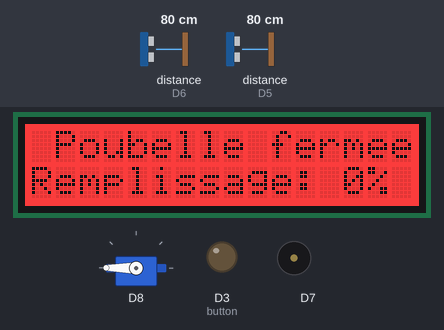
Bench run of a sketch on a simulated ESP8266 (NodeMCU). Parts: servo, 16×2 character LCD, output pins drawn as LEDs (lit = HIGH), buzzer (waves = sounding). The test bench sets the inputs (shaded band); at power-on: distance to the obstacle (sensors on D6, D5) 80 cm. What the sketch prints to the serial monitor is not drawn.

Above: at 1.2 s.
1.3 s: distance to the obstacle (sensor on D6) set to 11 cm
2.8 s: distance to the obstacle (sensor on D6) set to 8 cm
At 4.2 s:
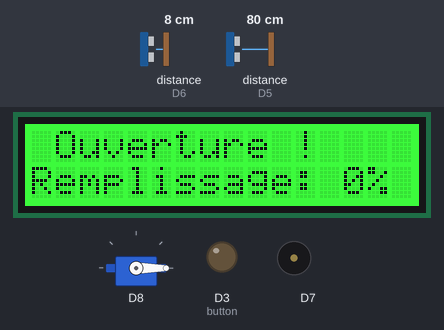
4.7 s: distance to the obstacle (sensor on D6) set to 18 cm
At 5.8 s:
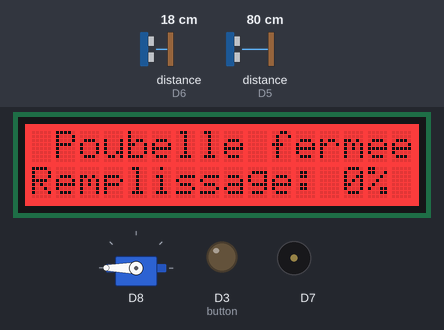
6.2 s: distance to the obstacle (sensor on D5) set to 2 cm
At 6.6 s:
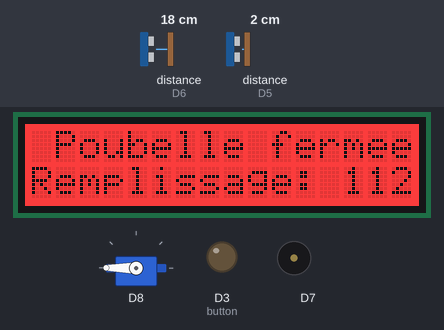
7.7 s: distance to the obstacle (sensor on D5) set to 9 cm
At 8.6 s:
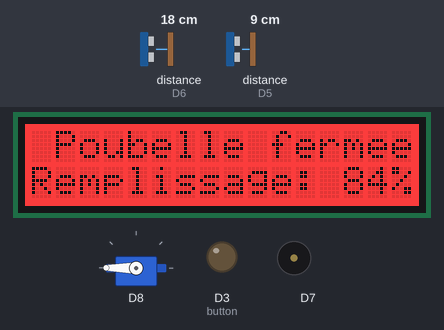
9.2 s: distance to the obstacle (sensor on D5) set to 17 cm
At 9.9 s:
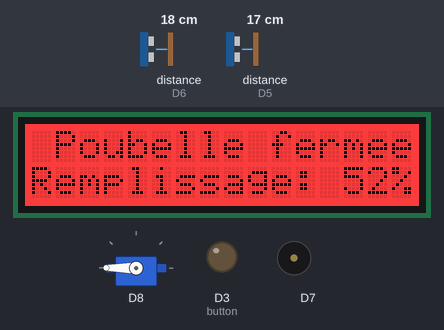
10.7 s: distance to the obstacle (sensor on D5) set to 21 cm
At 11.8 s:
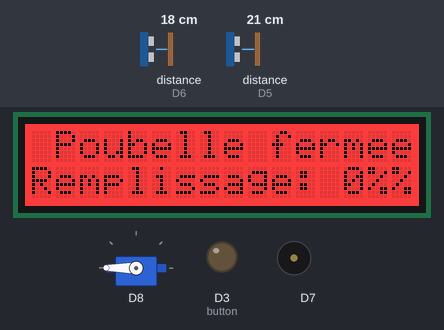
Timing chart, 0 to 13.2 s (numbered marks = the images above; inputs shaded):
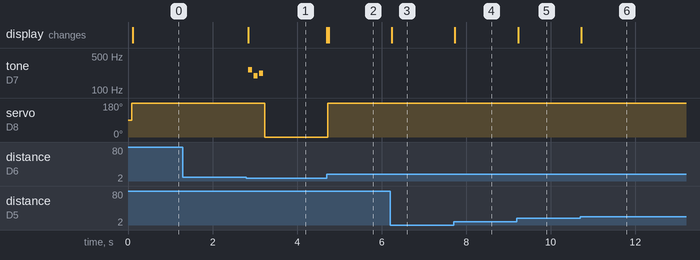

The sketch:

Code_poubelle.ino
```cpp
#include <Servo.h>
#include <Ultrasonic.h>
#include "pitches.h"
#include <Wire.h>
#include "rgb_lcd.h"
/////////////////////////////////////////////////////////////////////////////

#define PLEIN_POUBELLE  5
#define ERREUR_POUBELLE_PLEINE 7

////////////////////////////////////////////////////////////////////////////


/////////////////////////// DEBUT DEFINTION CLASSES ////////////////

class UltrasonicSensor {
  private:
    Ultrasonic ultrasonic;
    int distance;           // Variable pour stocker la distance
    Ultrasonic *pointer;

  public:
    UltrasonicSensor* operator->() {
        return this; //redéfintion de l'opérateur d'accès aux éléments de la classe UltrasonicSensor
    }

    UltrasonicSensor(int trigPin) : ultrasonic(trigPin) {} // Constructeur pour initialiser le capteur

    int getDistance() { // Méthode pour lire la distance en cm
      distance = ultrasonic.read();  // Lire la distance en centimètres
      return distance;
    }
};


class BinUltrasonicSensor : public UltrasonicSensor { // Classe dérivée pour le capteur ultrason de la poubelle
  public:
    BinUltrasonicSensor(int trig) : UltrasonicSensor(trig) {}
    long dist = getDistance();
};


class ServoControl { // Classe pour la gestion du servo moteur
  private:
    Servo myServo;
    int pin;

  public:
    ServoControl(int pin) : pin(pin) {
      myServo.attach(pin);
    }

    void open() {
      myServo.write(0);  // Ouvre à 90°
    }

    void close() {
      myServo.write(180);  // Ferme à 0°
    }
};


class Melody {
  private:
    int pin; // Pin auquel le buzzer est connecté
    int melody[3] = {NOTE_C4, NOTE_G3, NOTE_A3};
    int noteDurations[3] = {10, 10, 10};

  public:

    Melody(int pin) {  // Constructeur pour initialiser le buzzer à un pin spécifique
      this->pin = pin;
      pinMode(pin, OUTPUT);  // Définir le pin comme une sortie
    }
    void playMelody() {

      for (int thisNote = 0; thisNote < 3; thisNote++) {
        int noteDuration = 1000 / noteDurations[thisNote]; // Calculer la durée de chaque note (en ms)
        tone(pin, melody[thisNote], noteDuration); // Jouer la note
        int pauseBetweenNotes = noteDuration * 1.30; // Pause entre les notes, avec un peu de délai pour éviter que les notes se chevauchent
        delay(pauseBetweenNotes);
        noTone(pin);// Arrêter le son de la note

    }
  }
};


class Button {
private:
    int pin;
    int buttonState;
    int lastButtonState;
    unsigned long lastDebounceTime;
    unsigned long debounceDelay;
public:
    Button(int pin) : pin(pin), buttonState(0), lastButtonState(0), lastDebounceTime(0), debounceDelay(50) {
        pinMode(pin, HIGH);
    }

    bool isPressed() {
        unsigned long currentTime = millis();
        buttonState = digitalRead(pin);
        if (buttonState == LOW && lastButtonState == HIGH && (currentTime - lastDebounceTime) > debounceDelay) {
            lastDebounceTime = currentTime;
            lastButtonState = buttonState;
            return true;
        }
        lastButtonState = buttonState;
        return false;
    }
};

//////////////////////////////// FIN DEFINITON CLASSES /////////////


/////////////////////////////////////////// DECLARATION OBJETS ET PINs /////////////////
Button button(D3); //Bouton pour le changement de couleur
UltrasonicSensor Sensor(D6); // Capteur de mouvement
BinUltrasonicSensor binSensor(D5); // Capteur ultrason pour l'intétieur de la poubelle
ServoControl servo(D8); // Servo sur le pin 9
Melody melodyPlayer(D7);
//////////////////////////////////////////// FIN DECLARATION OBJETS ET PINs


//////////////////////////////////// DECLARATION VARIABLES POUR COULEURS LCD/////////////////////

// déclarations pour la gestion des couleurs LCD
rgb_lcd lcd;
int colors[6][3] = { // tableau qui contient les couleurs
  {255, 0, 0},    // Rouge
  {0, 255, 0},    // Vert
  {0, 0, 255},    // Bleu
  {255,255,0},    // ...
  {0,255,255},
  {255,0,255},
};

int currentColorIndex_ouverture = 0;
int currentColorIndex_plein = 0;
int currentColorIndex_fermeture = 0;

int colorR ;
int colorG ;
int colorB ;


int color1; // pour ouverture
int color2;
int color3;

int color4; // pour plein
int color5;
int color6;

int color7; // pour fermeture
int color8;
int color9;

int color_ouverture_changed = false;
int color_fermeture_changed = false;
int color_plein_changed = false;


int distance;
int distance_plein;
//////////////////////////////////// FIN DÉCLARATION VARIABLES POUR COULEURS LCD /////////////////////


void setup() {
  Serial.begin(9600);
  lcd.begin(16, 2);
  //lcd.setRGB(colorR, colorG, colorB);
}


void loop() {

  lcd.setCursor(0, 0);
  distance = Sensor.operator->()->getDistance(); //utilisation de la Surcharge de l'opérateur -> dans la classe UltrasonicSensor !

  if (distance < 10 ) {
    try {
      distance_plein = binSensor.operator->()->getDistance(); //utilisation de la Surcharge de l'opérateur -> dans la classe UltrasonicSensor !
      if (distance_plein < PLEIN_POUBELLE) { // si la distance entre les ordures et le capteur est <10, la poubelle est pleine
        throw ERREUR_POUBELLE_PLEINE; // Lancer une exception personnalisée si la poubelle est pleine
    }

      else{
          /////////////////////////// cas ouverture //////////////////////
          if (color_ouverture_changed == false) {
            lcd.setRGB(0, 255, 0);
          }

          else {
            lcd.setRGB(color1,color2,color3);
          }

          lcd.print(" Ouverture !    ");
          melodyPlayer.playMelody();
          servo.open();


          while( distance < 10 ){   // tant que je suis devant la poubelle, la poubelle reste ouverte !
            distance = Sensor.operator->()->getDistance();
            servo.open();
            if (button.isPressed()) {
              color_ouverture_changed = true ;
              currentColorIndex_ouverture = (currentColorIndex_ouverture + 1) % 6;  // Passer à l'index suivant, en revenant à 0 après 5 (le reste de la divison par 6 peut aller de 0 à 5)
              lcd.setRGB(colors[currentColorIndex_ouverture][0], colors[currentColorIndex_ouverture][1], colors[currentColorIndex_ouverture][2]);// Change la couleur à chaque appuie sur le bouton
            }
          }
          color1 = colors[currentColorIndex_ouverture][0]; // Sauvegarder la nouvelle couleur après changement
          color2 = colors[currentColorIndex_ouverture][1];
          color3 = colors[currentColorIndex_ouverture][2];
          lcd.clear();
      }
    }

        catch (int a) {
          ///////////////////////////////// cas poubelle pleine //////////////
          if (color_plein_changed == false) {
            lcd.setRGB(255, 255, 0);
          }
          else {
            lcd.setRGB(color4,color5,color6);
          }

          if (button.isPressed()) {
              color_plein_changed = true;
              currentColorIndex_plein = (currentColorIndex_plein + 1) % 6;
              lcd.setRGB(colors[currentColorIndex_plein][0], colors[currentColorIndex_plein][1], colors[currentColorIndex_plein][2]);// Change la couleur à chaque appuie sur le bouton
          }

          color4 = colors[currentColorIndex_plein][0];  // Sauvegarder la nouvelle couleur après changement
          color5 = colors[currentColorIndex_plein][1];
          color6 = colors[currentColorIndex_plein][2];;
      lcd.print(" Poubelle Pleine ");
    }

  }


  else {
      if (color_fermeture_changed == false) {
          lcd.setRGB(255, 0, 0);
        }

        else {
          lcd.setRGB(color7,color8,color9);
        }

        lcd.print(" Poubelle fermee  ");
        servo.close();


      while( distance > 10 ){   // tant que je suis devant la poubelle, la poubelle reste ouverte !
        Serial.println(distance);
        distance = Sensor.operator->()->getDistance();
        int distance_plein = binSensor.operator->()->getDistance();
        servo.close();
        lcd.setCursor(0, 1); // Positionner le curseur à la deuxième ligne
        if (distance_plein < 20){
          lcd.print("Remplissage: ");
          lcd.print(map(distance_plein, 5, 30, 100, 0)); // Afficher le pourcentage
          lcd.print("%"); // Ajouter le symbole pourcentage
        }
        else{
          lcd.print("Remplissage: 0");
          lcd.print("%"); // Ajouter le symbole pourcentage
        }
        if (button.isPressed()) {
          Serial.println("nhhhhhhhhhhhhhhhhhhhhhhhhhhhhhh");
          color_fermeture_changed = true ;
          currentColorIndex_fermeture = (currentColorIndex_fermeture + 1) % 6;  // Passer à l'index suivant, en revenant à 0 après 5 (le reste de la divison par 6 peut aller de 0 à 5)
          lcd.setRGB(colors[currentColorIndex_fermeture][0], colors[currentColorIndex_fermeture][1], colors[currentColorIndex_fermeture][2]);// Change la couleur à chaque appuie sur le bouton
        }
    }
     Serial.println("nnnnnnnnnnnnnnnnnnnnnnnnnnnnnnnnnnn");
      color7 = colors[currentColorIndex_fermeture][0]; // Sauvegarder la nouvelle couleur après changement
      color8 = colors[currentColorIndex_fermeture][1];
      color9 = colors[currentColorIndex_fermeture][2];

  }

}
```

pitches.h
```cpp
/*************************************************
   Public Constants
 *************************************************/

#define NOTE_B0 31
#define NOTE_C1 33
#define NOTE_CS1 35
#define NOTE_D1 37
#define NOTE_DS1 39
#define NOTE_E1 41
#define NOTE_F1 44
#define NOTE_FS1 46
#define NOTE_G1 49
#define NOTE_GS1 52
#define NOTE_A1 55
#define NOTE_AS1 58
#define NOTE_B1 62
#define NOTE_C2 65
#define NOTE_CS2 69
#define NOTE_D2 73
#define NOTE_DS2 78
#define NOTE_E2 82
#define NOTE_F2 87
#define NOTE_FS2 93
#define NOTE_G2 98
#define NOTE_GS2 104
#define NOTE_A2 110
#define NOTE_AS2 117
#define NOTE_B2 123
#define NOTE_C3 131
#define NOTE_CS3 139
#define NOTE_D3 147
#define NOTE_DS3 156
#define NOTE_E3 165
#define NOTE_F3 175
#define NOTE_FS3 185
#define NOTE_G3 196
#define NOTE_GS3 208
#define NOTE_A3 220
#define NOTE_AS3 233
#define NOTE_B3 247
#define NOTE_C4 262
#define NOTE_CS4 277
#define NOTE_D4 294
#define NOTE_DS4 311
#define NOTE_E4 330
#define NOTE_F4 349
#define NOTE_FS4 370
#define NOTE_G4 392
#define NOTE_GS4 415
#define NOTE_A4 440
#define NOTE_AS4 466
#define NOTE_B4 494
#define NOTE_C5 523
#define NOTE_CS5 554
#define NOTE_D5 587
#define NOTE_DS5 622
#define NOTE_E5 659
#define NOTE_F5 698
#define NOTE_FS5 740
#define NOTE_G5 784
#define NOTE_GS5 831
#define NOTE_A5 880
#define NOTE_AS5 932
#define NOTE_B5 988
#define NOTE_C6 1047
#define NOTE_CS6 1109
#define NOTE_D6 1175
#define NOTE_DS6 1245
#define NOTE_E6 1319
#define NOTE_F6 1397
#define NOTE_FS6 1480
#define NOTE_G6 1568
#define NOTE_GS6 1661
#define NOTE_A6 1760
#define NOTE_AS6 1865
#define NOTE_B6 1976
#define NOTE_C7 2093
#define NOTE_CS7 2217
#define NOTE_D7 2349
#define NOTE_DS7 2489
#define NOTE_E7 2637
#define NOTE_F7 2794
#define NOTE_FS7 2960
#define NOTE_G7 3136
#define NOTE_GS7 3322
#define NOTE_A7 3520
#define NOTE_AS7 3729
#define NOTE_B7 3951
#define NOTE_C8 4186
#define NOTE_CS8 4435
#define NOTE_D8 4699
#define NOTE_DS8 4978
```

Measured:
- the behaviour switches between 10 and 9 cm on distance to the obstacle (sensor on D6) (found by bisection; images 0 and 1)
- the behaviour switches between 19 and 20 cm on distance to the obstacle (sensor on D5) (found by bisection; images 5 and 6)
- after the input at 1.3 s, every drawn part: stays the same
- after the input at 2.8 s, tone on D7: plays 262 Hz for 0.10 s, 196 Hz for 0.10 s, 220 Hz for 0.10 s, starting at once; servo on D8: 180° → 0° after 0.43 s; the display: changes at once (image 1)
- after the input at 4.7 s, servo on D8: 0° → 180° at once; the display: first changes at once (image 2 shows a later state)
- after the input at 6.2 s, the display: changes at once (image 3)
- after the input at 7.7 s, the display: changes at once (image 4)
- after the input at 9.2 s, the display: changes at once (image 5)
- after the input at 10.7 s, the display: changes at once (image 6)
